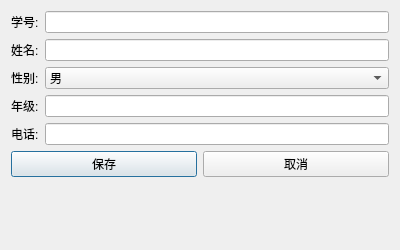
<?xml version="1.0" encoding="UTF-8"?>
<ui version="4.0">
 <class>AddPlayerDialog</class>
 <widget class="QDialog" name="AddPlayerDialog">
  <property name="geometry">
   <rect>
    <x>0</x>
    <y>0</y>
    <width>400</width>
    <height>250</height>
   </rect>
  </property>
  <property name="windowTitle">
   <string>添加球员</string>
  </property>
  <layout class="QFormLayout" name="formLayout">
   <item row="0" column="0">
    <widget class="QLabel" name="studentIdLabel">
     <property name="text">
      <string>学号:</string>
     </property>
    </widget>
   </item>
   <item row="0" column="1">
    <widget class="QLineEdit" name="studentIdInput"/>
   </item>
   <item row="1" column="0">
    <widget class="QLabel" name="nameLabel">
     <property name="text">
      <string>姓名:</string>
     </property>
    </widget>
   </item>
   <item row="1" column="1">
    <widget class="QLineEdit" name="nameInput"/>
   </item>
   <item row="2" column="0">
    <widget class="QLabel" name="genderLabel">
     <property name="text">
      <string>性别:</string>
     </property>
    </widget>
   </item>
   <item row="2" column="1">
    <widget class="QComboBox" name="genderCombo">
     <item>
      <property name="text">
       <string>男</string>
      </property>
     </item>
     <item>
      <property name="text">
       <string>女</string>
      </property>
     </item>
    </widget>
   </item>
   <item row="3" column="0">
    <widget class="QLabel" name="gradeLabel">
     <property name="text">
      <string>年级:</string>
     </property>
    </widget>
   </item>
   <item row="3" column="1">
    <widget class="QLineEdit" name="gradeInput"/>
   </item>
   <item row="4" column="0">
    <widget class="QLabel" name="phoneLabel">
     <property name="text">
      <string>电话:</string>
     </property>
    </widget>
   </item>
   <item row="4" column="1">
    <widget class="QLineEdit" name="phoneInput"/>
   </item>
   <item row="5" column="0" colspan="2">
    <layout class="QHBoxLayout" name="buttonLayout">
     <item>
      <widget class="QPushButton" name="btnSave">
       <property name="text">
        <string>保存</string>
       </property>
      </widget>
     </item>
     <item>
      <widget class="QPushButton" name="btnCancel">
       <property name="text">
        <string>取消</string>
       </property>
      </widget>
     </item>
    </layout>
   </item>
  </layout>
 </widget>
 <resources/>
 <connections>
  <connection>
   <sender>btnSave</sender>
   <signal>clicked()</signal>
   <receiver>AddPlayerDialog</receiver>
   <slot>accept()</slot>
  </connection>
  <connection>
   <sender>btnCancel</sender>
   <signal>clicked()</signal>
   <receiver>AddPlayerDialog</receiver>
   <slot>reject()</slot>
  </connection>
 </connections>
</ui>
